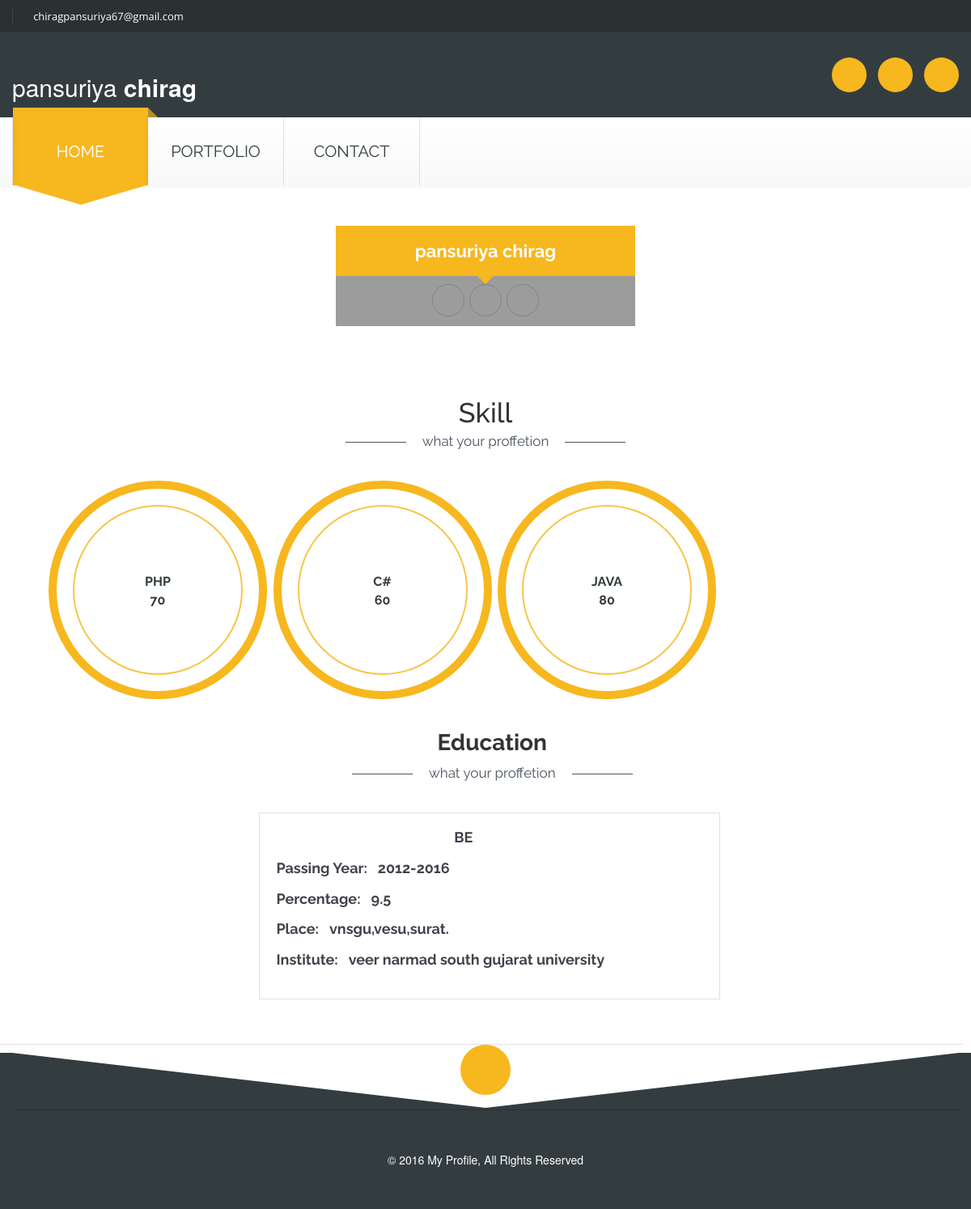
The app's page /mp_subadmin/theme/construction/index.php?eid=2 with its own data.
### tables this page shows
CREATE TABLE IF NOT EXISTS `mp_registration` (
  `employee_id` int(100) NOT NULL AUTO_INCREMENT,
  `firstname` varchar(20) NOT NULL,
  `lastname` varchar(20) NOT NULL,
  `address` text NOT NULL,
  `country_name` varchar(20) NOT NULL,
  `state_name` varchar(20) NOT NULL,
  `city_name` varchar(20) NOT NULL,
  `email_id` varchar(50) NOT NULL,
  `password` varchar(50) NOT NULL,
  `mobile_no` bigint(15) NOT NULL,
  `date_of_birth` date NOT NULL,
  `gender` varchar(10) NOT NULL,
  `register_date` date NOT NULL,
  `category_id` int(100) NOT NULL,
  `field_id` int(100) NOT NULL,
  `type_id` int(100) NOT NULL,
  `theme_id` int(100) NOT NULL,
  `isapprove` int(1) NOT NULL,
  `type` varchar(10) NOT NULL,
  `status` int(2) NOT NULL,
  PRIMARY KEY (`employee_id`)
);

CREATE TABLE IF NOT EXISTS `mp_skill` (
  `skill_id` int(100) NOT NULL AUTO_INCREMENT,
  `skill_name` varchar(50) NOT NULL,
  `skill_capicity` varchar(10) NOT NULL,
  `employee_id` int(100) NOT NULL,
  PRIMARY KEY (`skill_id`)
);

CREATE TABLE IF NOT EXISTS `mp_education` (
  `education_id` int(100) NOT NULL AUTO_INCREMENT,
  `education_type` varchar(50) NOT NULL,
  `education_year` varchar(10) NOT NULL,
  `education_percentage` varchar(10) NOT NULL,
  `education_place` varchar(100) NOT NULL,
  `education_institute` varchar(100) NOT NULL,
  `employee_id` int(100) NOT NULL,
  PRIMARY KEY (`education_id`)
);

### mp_subadmin/theme/construction/index.php (the view, shortened to what this page needs)
<?php
include('../mp_connect.php');
if (isset($_REQUEST['eid']))
{
$employeeid=$_REQUEST['eid'];
}
else
{
	$employeeid=0;
}
$reg="select * from mp_registration where employee_id='$employeeid'";
$data=mysqli_query($con,$reg);
$rec=mysqli_fetch_array($data);
$skill="select * from mp_skill where employee_id='$employeeid'";
$data2=mysqli_query($con,$skill);
$education="select * from mp_education where employee_id='$employeeid'";
$data3=mysqli_query($con,$education);
$rec3=mysqli_fetch_array($data3);
?>
<!DOCTYPE html>
<html lang="en">
<head>
    <link rel="stylesheet" href="css/bootstrap.min.css">
    <link rel="stylesheet" href="css/bootstrap-theme.min.css">
    <link rel="stylesheet" href="css/font-awesome.min.css">
    <link rel="stylesheet" href="vendors/owl.carousel/css/owl.carousel.css">
    <link rel="stylesheet" type="text/css" href="vendors/rs-plugin/css/settings.css" media="screen" />
    <link rel="stylesheet" type="text/css" href="vendors/js-flickr-gallery/css/js-flickr-gallery.css" media="screen" />
    <link rel="stylesheet" type="text/css" href="vendors/lightbox/css/lightbox.css" media="screen" />
    <link rel="stylesheet" href="css/style.css">
</head>
<body>
    <section id="nr_topStrip" class="row">
        <div class="container">
            <div class="row">
                <ul class="list-inline c-info fleft">
                    <li><a href="mailto:info@domain.com"><i class="fa fa-envelope-o"></i><?php if ($employeeid == " ") { echo "info@domain.com"; } else { echo $rec['email_id']; } ?></a></li>
                </ul>
            </div>
        </div>
    </section>
    <header class="row">
        <div class="container">
            <div class="row">
                <div class="logo col-sm-6">
                    <div class="row">
                        <a href="index.php" style="text-decoration:none; color:white;"><div class="caption sfr str"
                           data-x="center"
                           data-y="140"
                           data-speed="700"
                           data-start="1700"
                           data-easing="easeOutBack">
                            <h2><?php if ($employeeid == " ") { echo "Mitesh"."<strong>"."Tagadiya"."</strong>"; } else { echo $rec['firstname']."&nbsp"; echo "<strong>".$rec['lastname']."</strong>"; } ?></h2>
                       </div></a>
                    </div>
                </div>
                <div class="social_nav col-sm-6">
                    <div class="row">
                        <ul class="list-inline fright">
                            <li><a href="#"><i class="fa fa-google-plus"></i></a></li>
                            <li><a href="#"><i class="fa fa-twitter"></i></a></li>
                            <li><a href="#"><i class="fa fa-facebook"></i></a></li>
                        </ul>
                    </div>
                </div>
            </div>
        </div>
    </header>
    <nav class="navbar navbar-default navbar-static-top">
        <div class="container-fluid container">
            <div class="row m04m">
                <div class="collapse navbar-collapse" id="main_nav">
                    <ul class="nav navbar-nav">
					<?php
					if (isset($_REQUEST['eid']))
					{  ?>
					<li class="active "><a href="index.php?eid=<?php echo $_REQUEST['eid']; ?>">Home</a></li>
                        <li class=" dropdown">
                            <a href="./portfolio.php?eid=<?php echo $_REQUEST['eid']; ?>">Portfolio</a>
                        </li>
                        <li class=" dropdown">
                            <a href="contactus.php?eid=<?php echo $_REQUEST['eid']; ?>">contact</a>
                        </li>
<?php } 	?>
                    </ul>
                </div>
            </div>
        </div>
    </nav>
	 <section id="aboutus" class="row">
			<div class="col-sm-4">
			</div>
			                <div class="col-sm-4 member3_1 member">
                                <div class="row m0" >
                                    <div class="row m0 memImg" >
                                    </div>
                                    <div class="row m0 memberIntro">
                                        <div class="row m0 name"><?php if ($employeeid == " ") { echo "Mitesh Tagadiya"; } else { echo $rec['firstname']."&nbsp"; echo $rec['lastname']; } ?></div>
                                        <div class="row m0">
                                            <ul class="list-inline memberSocial">
                                                <li><a href="#"><i class="fa fa-google-plus"></i></a></li>
                                                <li><a href="#"><i class="fa fa-twitter"></i></a></li>
                                                <li><a href="#"><i class="fa fa-facebook"></i></a></li>
                                            </ul>
                                        </div>
                                    </div>
                                </div>
                            </div>
		</section>
    <section id="nr_services" class="row">
        <div class="container">
            <div class="row sectionTitles">
                <h2 class="sectionTitle">Skill</h2>
                <div class="sectionSubTitle">what your proffetion</div>
            </div>
		   <div class="row m0 text-center col-sm-12">
		   <?php
				if($employeeid == " ")
					{  ?>
                <div class="col-sm-3">
                    <div class="row m0 service">
                        <div class="row m0 innerRow">
                            <div class="serviceName" style="margin-top:40%;" data-hover="PHP">PHP</div><br>
							<div class="serviceName" data-hover="70%">70%</div>
                        </div>
                    </div>
                </div>
                <div class="col-sm-3">
                    <div class="row m0 service">
                        <div class="row m0 innerRow">
                            <div class="serviceName" style="margin-top:40%;" data-hover="JAVA">JAVA</div><br>
							<div class="serviceName" data-hover="70%">70%</div>
                        </div>
                    </div>
                </div>
                <div class="col-sm-3">
                    <div class="row m0 service">
                        <div class="row m0 innerRow">
                            <div class="serviceName" style="margin-top:40%;" data-hover="Android">Android</div><br>
							<div class="serviceName" data-hover="70%">70%</div>
                        </div>
                    </div>
                </div>
				<div class="col-sm-3">
                    <div class="row m0 service">
                        <div class="row m0 innerRow">
                            <div class="serviceName" style="margin-top:40%;" data-hover="JAVA">JAVA</div><br>
							<div class="serviceName" data-hover="70%">70%</div>
                        </div>
                    </div>
                </div>
					<?php } else {
							while($rec2=mysqli_fetch_array($data2)) {?>
						<div class="col-sm-3">
							<div class="row m0 service">
								<div class="row m0 innerRow">
									<div class="serviceName" style="margin-top:40%;" data-hover="<?php echo $rec2['skill_name']; ?>"><?php echo $rec2['skill_name']; ?></div><br>
									<div class="serviceName" data-hover="<?php echo $rec2['skill_capicity']; ?>"><?php echo $rec2['skill_capicity']; ?></div>
							</div>
						</div>
                </div>
					<?php } } ?>
            </div>
        </div>
    </section>
	 <section id="aboutus" class="row">
        <div class="container">
            <div class="row">
				<div class="row aboutContent">
                        <div class="row aboutUsTexts m0 member">
                            <div class="fleft textsPart">
                                <div class="row sectionTitles" style="margin-left:35%;">
								<h2 class="sectionTitle">Education</h2>
								<div class="sectionSubTitle">what your proffetion</div>
								</div>
					<div class="row m0 recentPostWidget widgetS" style="margin-left:36%;">
					<div class="col-sm-5">
					</div>
                        <div class="row m0 recentblogs">
						<?php
						if($employeeid == " ")
						{  ?>
                            <div class="media recentblog">
                                        <h4>&nbsp&nbsp&nbsp&nbsp&nbsp&nbsp&nbspBE </h4>
                                        <h4><b>Passing Year:</b>&nbsp2013-2016 </h4>
										<h4><b>Percentage:</b>&nbsp9.7 </h4>
										<h4><b>Place:</b>&nbspsurat </h4>
										<h4><b>Institute:</b>&nbspvnsgu </h4>
                            </div>
                            <div class="media recentblog">
                                   <center>     <h4>BE </h4></center>
                                        <h4><b>Passing Year:</b>&nbsp2013-2016 </h4>
										<h4><b>Percentage:</b>&nbsp9.7 </h4>
										<h4><b>Place:</b>&nbspsurat </h4>
										<h4><b>Institute:</b>&nbspvnsgu </h4>
                            </div>
                            <div class="media recentblog">
                                        <center><h4>BE </h4></center>
                                        <h4><b>Passing Year:</b>&nbsp2013-2016 </h4>
										<h4><b>Percentage:</b>&nbsp9.7 </h4>
										<h4><b>Place:</b>&nbspsurat </h4>
										<h4><b>Institute:</b>&nbspvnsgu </h4>
                            </div>
						<?php }  else { ?>
							<div class="media recentblog">
                                        <h4><?php echo $rec3['education_type']; ?></h4>
                                        <h4><b>Passing Year:</b>&nbsp&nbsp&nbsp<?php echo $rec3['education_year']; ?> </h4>
										<h4><b>Percentage:</b>&nbsp&nbsp&nbsp<?php echo $rec3['education_percentage']; ?> </h4>
										<h4><b>Place:</b>&nbsp&nbsp&nbsp<?php echo $rec3['education_place']; ?> </h4>
										<h4><b>Institute:</b>&nbsp&nbsp&nbsp<?php echo $rec3['education_institute']; ?> </h4>
                            </div>
						<?php } ?>
                        </div>
                    </div>
                            </div>
                        </div>
                    </div>
				</div>
			</div>
		</section>
    <footer id="nr_footer" class="row">
        <div class="container">
            <div class="row goTop">
                <a href="#top"><i class="fa fa-angle-up"></i></a>
            </div>
            <div class="row copyrightRow">
                &copy; 2016 <a href="#">My Profile</a>, All Rights Reserved
            </div>
        </div>
    </footer>
</body>
</html>

### records on screen
mp_registration: email "chiragpansuriya67@gmail.com", firstname "pansuriya", lastname "chirag"
mp_skill: skill_name "PHP", skill_capicity "70"
mp_skill: skill_name "C#", skill_capicity "60"
mp_skill: skill_name "JAVA", skill_capicity "80"
mp_education: education_type "BE", education_year "2012-2016", education_percentage "9.5", education_place "vnsgu,vesu,surat.", education_institute "veer narmad south gujarat university"
